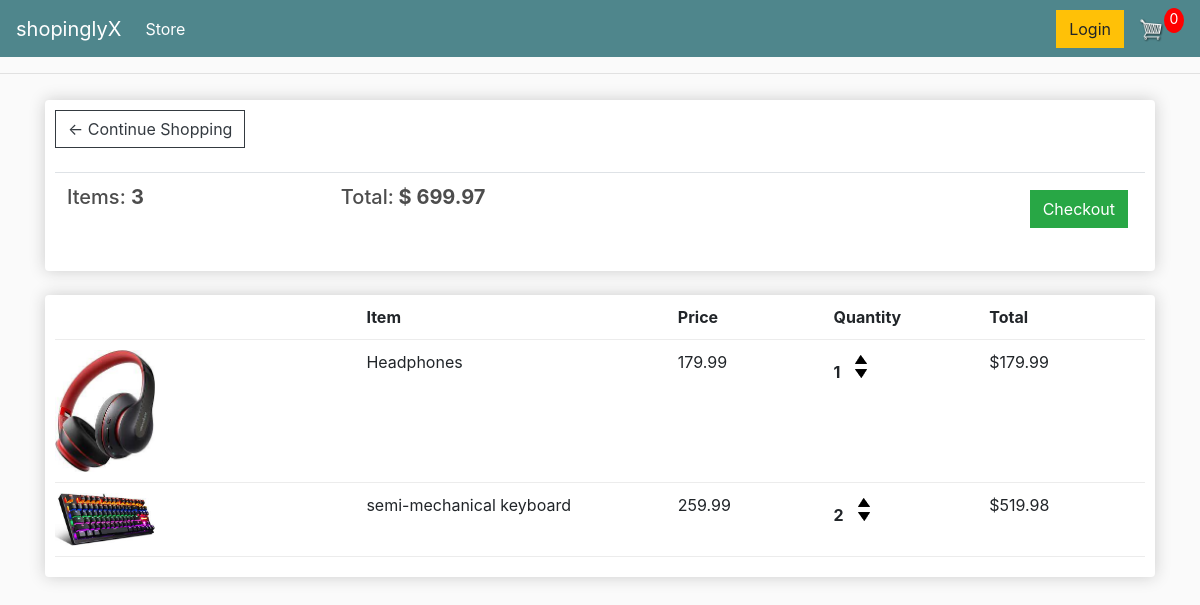
The app's page /cart/ (signed in) with its own data.
### store/models.py (models this page shows, shortened)
class Order(models.Model):
    customer = models.ForeignKey(Customer, on_delete=models.SET_NULL, blank=True, null=True)
    date_ordered = models.DateTimeField(auto_now_add=True)
    complete = models.BooleanField(default=False, blank=True, null=True)
    transaction_id = models.CharField(max_length=250, null=True)
    @property
    def get_cart_total(self):
        orderitems = self.orderitem_set.all()
        total = sum([item.get_total for item in orderitems])
        return total
    @property
    def get_cart_items(self):
        orderitems = self.orderitem_set.all()
        total = sum([item.quantity for item in orderitems])
        return total

class OrderItem(models.Model):
    product = models.ForeignKey(Product, on_delete=models.SET_NULL, blank=True, null=True)
    order = models.ForeignKey(Order, on_delete=models.SET_NULL, blank=True, null=True)
    quantity = models.IntegerField(default=0, null=True, blank=True)
    date_added = models.DateTimeField(auto_now_add=True)
    @property
    def get_total(self):
        total = self.product.price * self.quantity
        return total

class Product(models.Model):
    name = models.CharField(max_length=150, null=True)
    price = models.FloatField()
    digital = models.BooleanField(default=False, null=True, blank= True)
    image = models.ImageField(blank=True, null=True, default='placeholder.png')
    @property
    def imageURL(self):
        try:
            url = self.image.url
        except:
            url = ''
        return url

### store/views.py (the view)
# urls.py: path('cart/', views.cart, name='cart'),
def cart(request):
    if request.user.is_authenticated:
        customer = request.user.customer
        order, created = Order.objects.get_or_create(customer = customer, complete = False)
        items = order.orderitem_set.all()
    else:
        items = []
        order = {'get_cart_total':0, 'get_cart_items':0}
    contex = {'items':items, 'order':order}
    return render(request, 'store/cart.html', contex)

### store/templates/store/cart.html
{% extends 'store/main.html' %}
{% load static %}
{% block content %}
    <div class="row">
		<div class="col-lg-12">
			<div class="box-element">
				<a  class="btn btn-outline-dark" href="{% url 'store' %}">&#x2190; Continue Shopping</a>
				<br>
				<br>
				<table class="table">
					<tr>
						<th><h5>Items: <strong>{{order.get_cart_items}}</strong></h5></th>
						<th><h5>Total:<strong> $ {{order.get_cart_total}}</strong></h5></th>
						<th>
							<a  style="float:right; margin:5px;" class="btn btn-success" href="{% url 'checkout' %}">Checkout</a>
						</th>
					</tr>
				</table>
			</div>
			<br>
			<div class="box-element">
				<div class="cart-row">
					<div style="flex:2"></div>
					<div style="flex:2"><strong>Item</strong></div>
					<div style="flex:1"><strong>Price</strong></div>
					<div style="flex:1"><strong>Quantity</strong></div>
					<div style="flex:1"><strong>Total</strong></div>
				</div>
				{% for item in items %}
				<div class="cart-row">
					<div style="flex:2"><img class="row-image" src="{{ item.product.imageURL }}"></div>
					<div style="flex:2"><p>{{ item.product.name }}</p></div>
					<div style="flex:1"><p>{{ item.product.price }}</p></div>
					<div style="flex:1">
						<p class="quantity">{{ item.quantity }}</p>
						<div class="quantity">
							<img class="chg-quantity" src="{% static  'images/arrow-up.png' %}">
							<img class="chg-quantity" src="{% static  'images/arrow-down.png' %}">
						</div>
					</div>
					<div style="flex:1"><p>${{ item.get_total }}</p></div>
				</div>
				{% endfor %}
			</div>
		</div>
	</div>
{% endblock content %}

### static/css/main.css (style rules this page uses)
body { background-color: hsl(0, 0%, 98%); }
h1,h2,h3,h4,h5,h6 { color:hsl(0, 0%, 30%); }
.box-element { box-shadow:hsl(0, 0%, 80%) 0 0 16px; background-color: #fff; border-radius: 4px; padding: 10px; }
.col-lg-4, .col-lg-6, .col-lg-8, .col-lg-12 { margin-top: 10px; }
.btn { border-radius: 0; }
.row-image { width: 100px; }
.cart-row { display: flex; align-items: flex-stretch; padding-bottom: 10px; margin-bottom: 10px; border-bottom: 1px solid #ececec; }
.quantity { display: inline-block; font-weight: 700; padding-right:10px; }
.chg-quantity { width: 12px; cursor: pointer; display: block; margin-top: 5px; transition:.1s; }

### records on screen
Order: get_cart_items "3", get_cart_total "699.97"
OrderItem: product.imageURL (picture), product.name "Headphones", product.price "179.99", quantity "1", get_total "179.99"
OrderItem: product.imageURL (picture), product.name "semi-mechanical keyboard", product.price "259.99", quantity "2", get_total "519.98"
